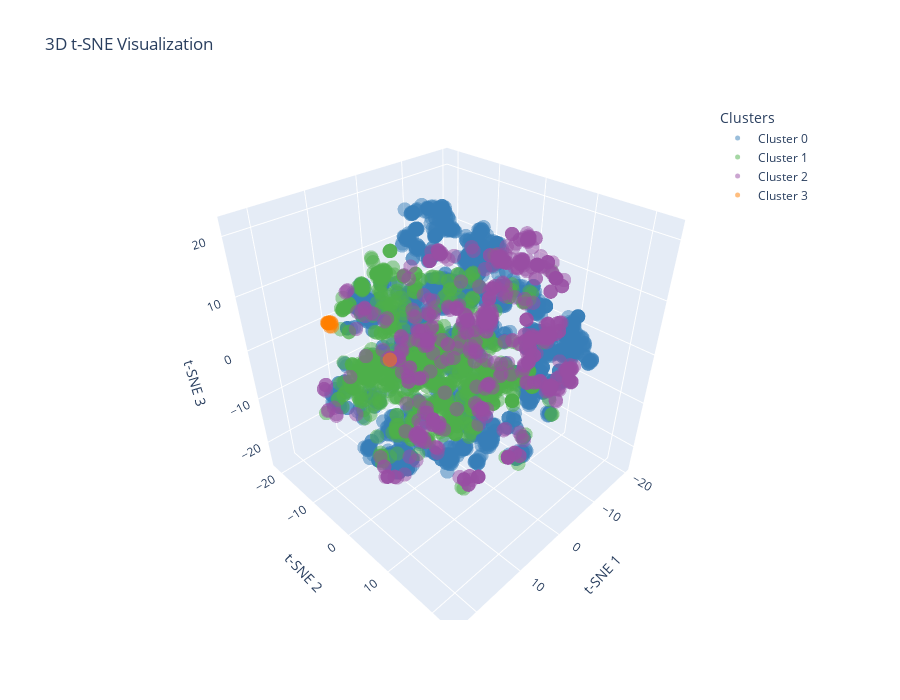

The notebook cell this image was saved under:
### Code cell
plot_3d_clusters(tsne_df_3d, clusters_df, k_clusters=4, colors=None, title='3D t-SNE Visualization')

### Figure 1 — Plotly figure (JSON) as saved in the notebook; plotly's stock layout.template omitted (floating-point values rounded to 4 significant figures; data arrays with more than 128 entries replaced by an {"elided": "..."} marker saying what was removed)
{"data": [{"marker": {"color": "rgb(55,126,184)", "opacity": 0.5, "size": 5}, "mode": "markers", "name": "Cluster 0", "type": "scatter3d", "x": {"elided": "2145 float values"}, "y": {"elided": "2145 float values"}, "z": {"elided": "2145 float values"}}, {"marker": {"color": "rgb(77,175,74)", "opacity": 0.5, "size": 5}, "mode": "markers", "name": "Cluster 1", "type": "scatter3d", "x": {"elided": "959 float values"}, "y": {"elided": "959 float values"}, "z": {"elided": "959 float values"}}, {"marker": {"color": "rgb(152,78,163)", "opacity": 0.5, "size": 5}, "mode": "markers", "name": "Cluster 2", "type": "scatter3d", "x": {"elided": "591 float values"}, "y": {"elided": "591 float values"}, "z": {"elided": "591 float values"}}, {"marker": {"color": "rgb(255,127,0)", "opacity": 0.5, "size": 5}, "mode": "markers", "name": "Cluster 3", "type": "scatter3d", "x": [14.71, 14.43, 14.53, 14.07, 14.13, 14.55, 14.81, 14.76, 14.58, 14.75, 15.42], "y": [-13.35, -13.2, -14.07, -13.79, -13.76, -13.61, -13.85, -13.68, -13.58, -13.68, 2.253], "z": [4.585, 4.487, 4.732, 4.768, 4.667, 5.143, 5.053, 5.044, 5.056, 5.091, 6.224]}], "layout": {"height": 700, "legend": {"title": {"text": "Clusters"}, "x": 0.99, "xanchor": "right", "y": 0.99, "yanchor": "top"}, "scene": {"xaxis": {"title": {"text": "t-SNE 1"}}, "yaxis": {"title": {"text": "t-SNE 2"}}, "zaxis": {"title": {"text": "t-SNE 3"}}}, "showlegend": true, "title": {"text": "3D t-SNE Visualization"}, "width": 900}}
